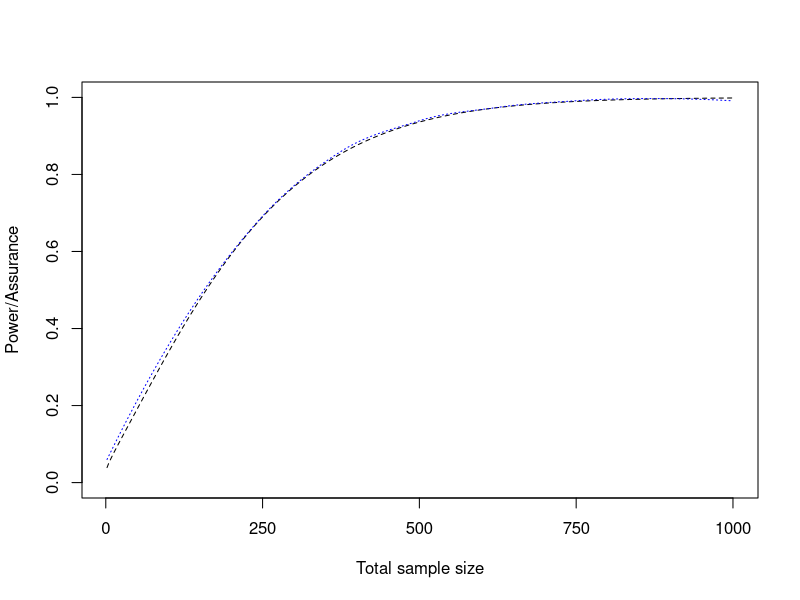

Here is the R script that generated this plot: (Note: this script raises an error after producing the figure.)
## ---- chunk 1
knitr::opts_chunk$set(echo = TRUE)
library(knitr)
library(tidyverse)
library(RColorBrewer)
## ---- chunk 2
my_tbl <- tibble::tribble(
  ~"", ~RaisedcTni, ~Not.RaisedcTni, ~Total,
                          "Treatment",          31,              47,     78,
                            "Control",          23,              40,     63,
                              "Total",          54,              87,    141
  )

require(knitr)
kable(my_tbl, digits = 3, row.names = FALSE, align = "c",
              caption = NULL)

## ---- chunk 3
MoxonidineData <- data.frame(RaisedcTni = c(23, 31), NotRaisedcTni = c(40, 47), 
                             row.names = c("Control", "Treatment"))
chisq.test(MoxonidineData, correct = F)
## ---- chunk 4
estBetaParams <- function(mu, var) {
  alpha <- ((1 - mu) / var - 1 / mu) * mu ^ 2
  beta <- alpha * (1 / mu - 1)
  return(params = list(alpha = alpha, beta = beta))
}
  
estBetaParams(0.45, 0.1^2)

## ---- chunk 5

N1vec <- seq(1,500)
N2vec <- seq(1,500)
powervec <- vector(length = 500)
for (i in 1:500){
  power <- power.prop.test(n=N1vec[i],p1=0.45,p2=0.3)
  powervec[i] <- power$power
}

plot(powervec, type = "l", ylim = c(0,1), xaxt = "n", xlab = "Total sample size", ylab = "Power/Assurance", lty=2)
axis(1, at = seq(0, 500,by = 125), labels = seq(0, 1000, by = 250))

assurancefunc <- function(n1, n2, m, v){
  n <- 10e1
  zvec <- vector(length=n)
  for (i in 1:n){
    theta1 <- rbeta(1, 10.7, 13.1) #Control
    rho <- rnorm(1, m, sd = sqrt(v))
    theta2 <- theta1 - rho #Treatment
    if (theta2 <0 ){
      zvec[i] <- NA
    } else {
      control <- rbinom(1, n1, theta1)
      treatment <- rbinom(1, n2, theta2)
      MoxonidineData <- data.frame(RaisedcTni = c(control, treatment),
              NotRaisedcTni = c(n1 - control, n2 - treatment), row.names = c("Control", "Treatment"))
      test <- chisq.test(MoxonidineData, correct = F)
      zvec[i] <- test$p.value < 0.05
    }
  }
  zvec <-  na.omit(zvec)
  mean(zvec)
}

#Scenario 1
ass1 <- vector(length = 500)
for (i in 1:500){
  ass1[i] <- assurancefunc(N1vec[i], N2vec[i], m = 0.15, v = 0.0001)
}
lo1 = loess(ass1~N1vec)
lines(predict(lo1), lty=3, col="blue")


#Scenario 2
ass2 <- vector(length = 500)
for (i in 1:500){
  ass2[i] = assurancefunc(N1vec[i], N2vec[i], m = 0.15, v = 0.01)
}
lo2 = loess(ass2~N1vec)
lines(predict(lo2), lty=4, col="red")


#Scenario 3
ass3 <- vector(length = 500)
for (i in 1:500){
  ass3[i] = assurancefunc(N1vec[i], N2vec[i], m = 0.1, v  = 0.01)
}

lo3 = loess(ass3~N1vec)
lines(predict(lo3), lty=5, col="green")

legend("bottomright", legend = c("Power", "Scenario 1", "Scenario 2", "Scenario 3"), 
       col=c("black", "blue", "red", "green"), lty=2:5)
